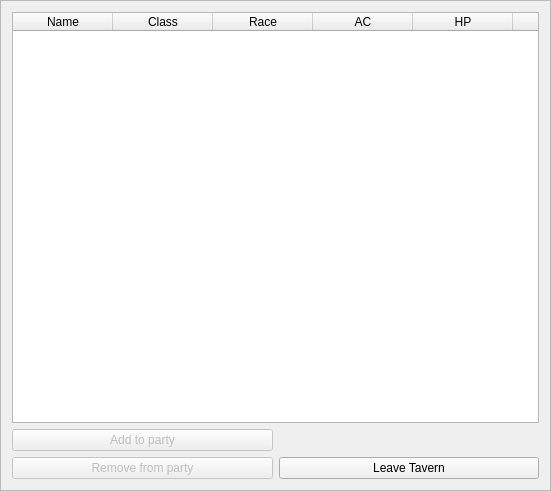
<?xml version="1.0" encoding="UTF-8"?>
<ui version="4.0">
 <class>tavernFrame</class>
 <widget class="QFrame" name="tavernFrame">
  <property name="geometry">
   <rect>
    <x>0</x>
    <y>0</y>
    <width>551</width>
    <height>491</height>
   </rect>
  </property>
  <property name="windowTitle">
   <string>Frame</string>
  </property>
  <property name="frameShape">
   <enum>QFrame::StyledPanel</enum>
  </property>
  <property name="frameShadow">
   <enum>QFrame::Raised</enum>
  </property>
  <layout class="QGridLayout" name="gridLayout">
   <item row="1" column="0">
    <widget class="QPushButton" name="addToPartyButton">
     <property name="enabled">
      <bool>false</bool>
     </property>
     <property name="text">
      <string>Add to party</string>
     </property>
    </widget>
   </item>
   <item row="0" column="0" colspan="2">
    <widget class="QTableWidget" name="gilgameshTavern_tableWidget">
     <property name="maximumSize">
      <size>
       <width>551</width>
       <height>431</height>
      </size>
     </property>
     <property name="layoutDirection">
      <enum>Qt::LeftToRight</enum>
     </property>
     <property name="verticalScrollBarPolicy">
      <enum>Qt::ScrollBarAlwaysOff</enum>
     </property>
     <property name="horizontalScrollBarPolicy">
      <enum>Qt::ScrollBarAlwaysOff</enum>
     </property>
     <property name="sizeAdjustPolicy">
      <enum>QAbstractScrollArea::AdjustToContents</enum>
     </property>
     <property name="editTriggers">
      <set>QAbstractItemView::NoEditTriggers</set>
     </property>
     <property name="selectionMode">
      <enum>QAbstractItemView::SingleSelection</enum>
     </property>
     <property name="selectionBehavior">
      <enum>QAbstractItemView::SelectRows</enum>
     </property>
     <property name="columnCount">
      <number>7</number>
     </property>
     <column>
      <property name="text">
       <string>Name</string>
      </property>
     </column>
     <column>
      <property name="text">
       <string>Class</string>
      </property>
     </column>
     <column>
      <property name="text">
       <string>Race</string>
      </property>
     </column>
     <column>
      <property name="text">
       <string>AC</string>
      </property>
     </column>
     <column>
      <property name="text">
       <string>HP</string>
      </property>
     </column>
     <column>
      <property name="text">
       <string>HP Max</string>
      </property>
     </column>
     <column>
      <property name="text">
       <string>Status</string>
      </property>
     </column>
    </widget>
   </item>
   <item row="2" column="0">
    <widget class="QPushButton" name="removeFromPartyButton">
     <property name="enabled">
      <bool>false</bool>
     </property>
     <property name="text">
      <string>Remove from party</string>
     </property>
    </widget>
   </item>
   <item row="2" column="1">
    <widget class="QPushButton" name="leaveTavernButton">
     <property name="text">
      <string>Leave Tavern</string>
     </property>
    </widget>
   </item>
  </layout>
 </widget>
 <resources/>
 <connections/>
</ui>
